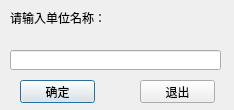
<?xml version="1.0" encoding="UTF-8"?>
<ui version="4.0">
 <class>Dialog</class>
 <widget class="QDialog" name="Dialog">
  <property name="geometry">
   <rect>
    <x>0</x>
    <y>0</y>
    <width>234</width>
    <height>110</height>
   </rect>
  </property>
  <property name="windowTitle">
   <string>单位名称</string>
  </property>
  <widget class="QLabel" name="label">
   <property name="geometry">
    <rect>
     <x>10</x>
     <y>10</y>
     <width>91</width>
     <height>16</height>
    </rect>
   </property>
   <property name="text">
    <string>请输入单位名称：</string>
   </property>
  </widget>
  <widget class="QLineEdit" name="unit_name_le">
   <property name="geometry">
    <rect>
     <x>10</x>
     <y>50</y>
     <width>211</width>
     <height>20</height>
    </rect>
   </property>
  </widget>
  <widget class="QPushButton" name="unit_ok_pb">
   <property name="geometry">
    <rect>
     <x>20</x>
     <y>80</y>
     <width>75</width>
     <height>23</height>
    </rect>
   </property>
   <property name="text">
    <string>确定</string>
   </property>
  </widget>
  <widget class="QPushButton" name="unit_quit_pb">
   <property name="geometry">
    <rect>
     <x>140</x>
     <y>80</y>
     <width>75</width>
     <height>23</height>
    </rect>
   </property>
   <property name="text">
    <string>退出</string>
   </property>
  </widget>
 </widget>
 <resources/>
 <connections/>
</ui>
